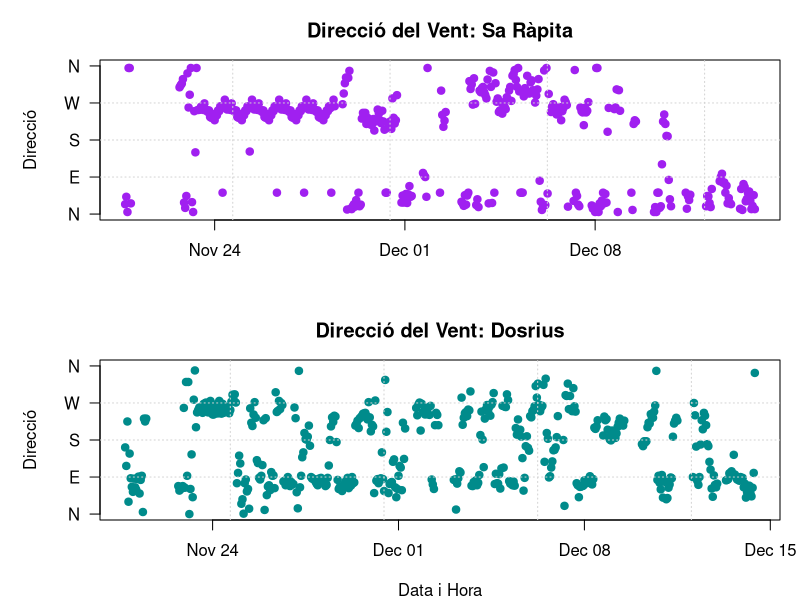

Write the R code that produced this figure.
sarapita <- read.csv("error_sarapita.csv", header = TRUE)
sarapita$time <- as.POSIXct(sarapita$time, format="%Y-%m-%d %H:%M:%S")

dosrius <- read.csv("error_dosrius.csv", header = TRUE)
dosrius$time <- as.POSIXct(dosrius$time, format="%Y-%m-%d %H:%M:%S")


par(mfrow = c(2, 1), mar = c(4, 5, 3, 1)) 

# ############################################################
# GRÀFIC 1: Direcció Vent SA RÀPITA
# ############################################################
plot(x = sarapita$time, 
     y = sarapita$dir, 
     type = "p",           
     pch = 19,             
     col = "purple",       
     cex = 1,
     ylim = c(0, 360),     
     yaxt = "n",          
     main = "Direcció del Vent: Sa Ràpita",
     xlab = "",           
     ylab = "Direcció")


axis(2, at = c(0, 90, 180, 270, 360), 
     labels = c("N", "E", "S", "W", "N"), las=1)


abline(h = c(90, 180, 270), col = "lightgray", lty = 3)
grid(nx = NULL, ny = NA) 

# ############################################################
# GRÀFIC 2: Direcció Vent DOSRIUS
# ############################################################
plot(x = dosrius$time, 
     y = dosrius$dir, 
     type = "p", 
     pch = 19, 
     col = "darkcyan",     
     cex = 1,
     ylim = c(0, 360),
     yaxt = "n",           
     main = "Direcció del Vent: Dosrius",
     xlab = "Data i Hora",
     ylab = "Direcció")


axis(2, at = c(0, 90, 180, 270, 360), 
     labels = c("N", "E", "S", "W", "N"), las=1)


abline(h = c(90, 180, 270), col = "lightgray", lty = 3)
grid(nx = NULL, ny = NA)

